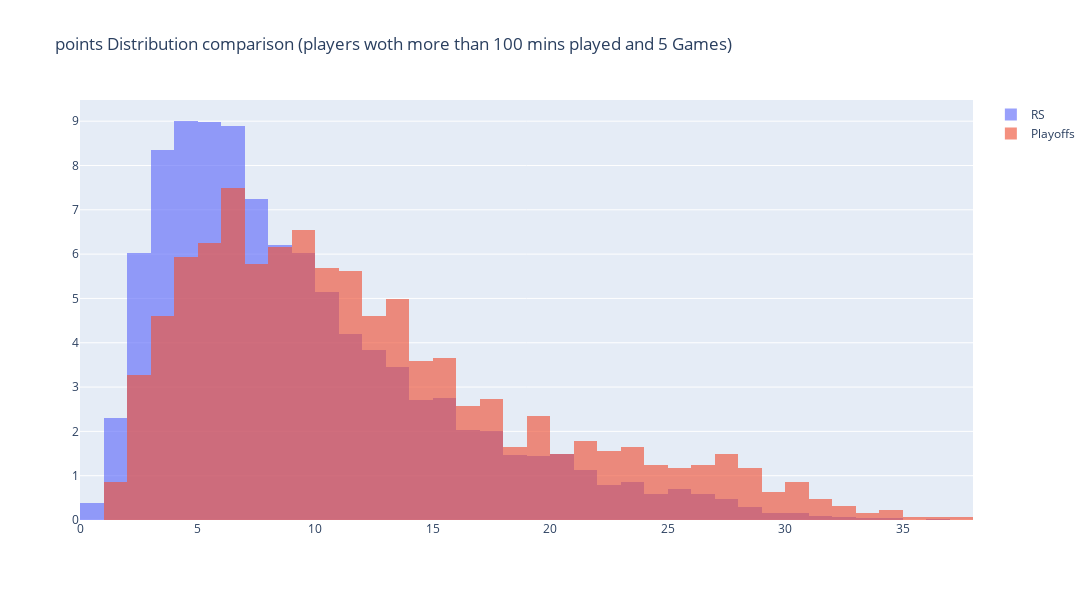

The cell this chart's notebook holds for it:
### Code cell
fig = go.Figure()
fig.add_trace(go.Histogram(x=hist_data_PTS(df_rs, 100, 5), histnorm='percent', name='RS', xbins={'start':0,'end':45,'size':1}))
fig.add_trace(go.Histogram(x=hist_data_PTS(df_ps, 100, 5), histnorm='percent', name='Playoffs',xbins={'start':0,'end':45,'size':1}))

fig.update_layout(barmode='overlay',  height=600, width=1200)
fig.update_layout(title='points Distribution comparison (players woth more than 100 mins played and 5 Games)')
fig.update_traces(opacity=0.65)
fig.show()

### Figure 1 — Plotly figure (JSON) as saved in the notebook; plotly's stock layout.template omitted (floating-point values rounded to 4 significant figures; data arrays with more than 128 entries replaced by an {"elided": "..."} marker saying what was removed)
{"data": [{"histnorm": "percent", "name": "RS", "opacity": 0.65, "type": "histogram", "x": {"elided": "5020 float values"}, "xbins": {"end": 45, "size": 1, "start": 0}}, {"histnorm": "percent", "name": "Playoffs", "opacity": 0.65, "type": "histogram", "x": {"elided": "1282 float values"}, "xbins": {"end": 45, "size": 1, "start": 0}}], "layout": {"barmode": "overlay", "height": 600, "title": {"text": "points Distribution comparison (players woth more than 100 mins played and 5 Games)"}, "width": 1200}}
